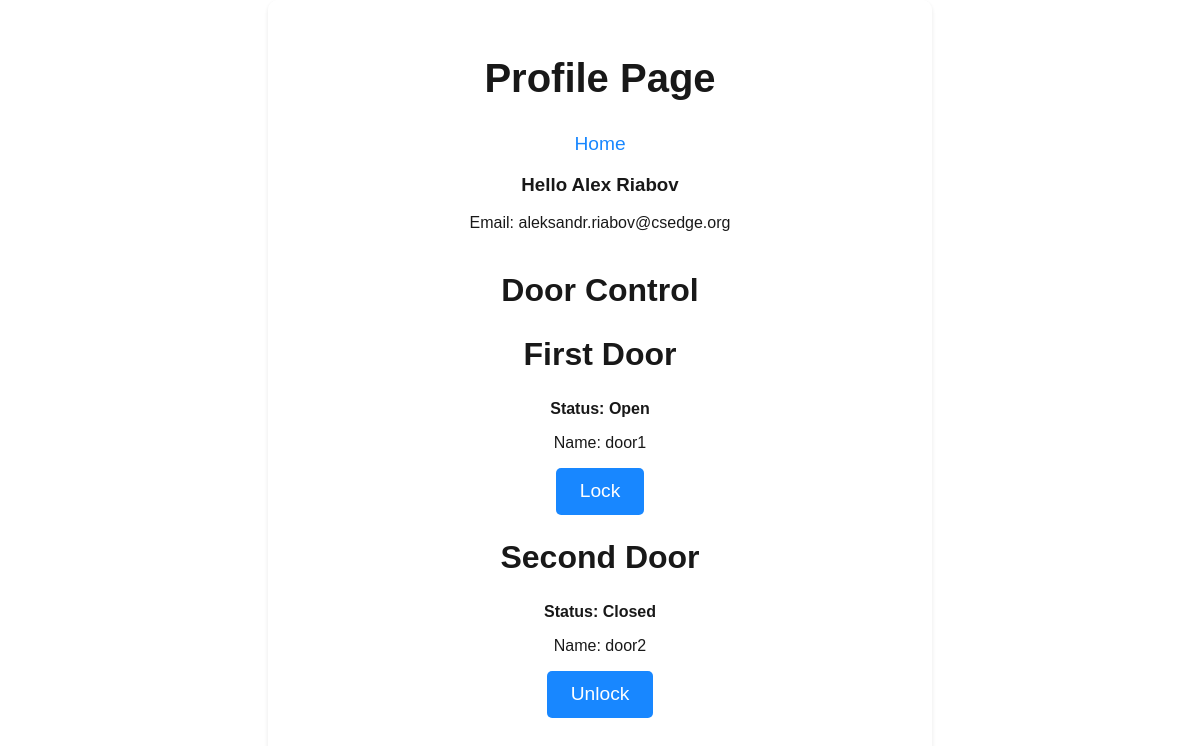
Screenshot of /profile (signed in) with the database file from the repository.
### tables this page shows
CREATE TABLE users(name TEXT NOT NULL, email TEXT NOT NULL, phone TEXT, password TEXT NOT NULL, _isAdmin INTEGER DEFAULT 0 NOT NULL, door1 INTEGER DEFAULT 0 NOT NULL, door2 INTEGER DEFAULT 0 NOT NULL );

CREATE TABLE doors (
  id INTEGER PRIMARY KEY AUTOINCREMENT,
  name TEXT NOT NULL,
  isOpen INTEGER DEFAULT 0 NOT NULL,
  lastUser TEXT,
  lastOpenTime TEXT
);

### app.py (the view)
@app.route('/profile')
def profile():
    if 'email' in session:
        conn = sqlite3.connect('./static/myapp.db')
        c = conn.cursor()
        co = conn.cursor()
        co.execute('SELECT * FROM users WHERE email = ?', (session['email'],))
        user = co.fetchone()
        c.execute('SELECT * FROM doors;',)
        doors = c.fetchall()
        conn.close()
        print(user)
        return render_template('profile.html', user=user,  doors=doors)
    else:
        return redirect(url_for('login'))

### templates/profile.html (shortened to what this page needs)
<!DOCTYPE html>
<html lang="en" class="indexBody">
<head>
    <link rel="stylesheet" href="/static/styless.css">
</head>
<body>
    <main>
    <div class="mainDivIndex ">
        <h1>Profile Page</h1>
        <a href="/">Home</a>
        {% if session['email'] %}
        <div class="profile-info">
            <div class="user-info">
                <h3>Hello {{ session['name'] }}</h3>
                <p>Email:  {{ session['email'] }}</p>
            </div>
        </div>
        <h2>Door Control</h2>
        {% if session %}
        <div class="door-control">
            {% for door in doors %}
                {% if user[5] == 1 and door[1] == 'door1' %}
                    <h2>First Door</h2>
                    <form method="POST" action="{{ url_for('change_door_state', door_id='door1') }}">
                        <label for="door1-status">Status: {{ "Open" if door[2] else "Closed" }} </label>
                        <br>
                        <p>Name: {{ door[1] }}</p>
                        <button type="submit" name="action" value="{{ 'lock' if door[2] else 'unlock' }}" class="buttonBlue">{{ "Lock" if door[2] else "Unlock" }}</button>
                    </form>
                {% elif user[5] != 1 and door[1] == 'door1' %}
                    <h2>First Door</h2>
                    <h3>You do not have access to this door</h3>
                {% endif %}
                {% if user[6] == 1 and door[1] == 'door2' %}
                    <h2>Second Door</h2>
                    <form method="POST" action="{{ url_for('change_door_state', door_id='door2') }}">
                        <label for="door2-status">Status: {{ "Open" if door[2] else "Closed" }} </label>
                        <br>
                        <p>Name: {{ door[1] }}</p>
                        <button type="submit" name="action" value="{{ 'lock' if door[2] else 'unlock' }}" class="buttonBlue">{{ "Lock" if door[2] else "Unlock" }}</button>
                    </form>
                {% elif user[6] != 1 and door[1] == 'door2' %}
                    <h2>Second Door</h2>
                    <h3>You do not have access to this door</h3>
                {% endif %}
            {% endfor %}
        </div>
        {% endif %}
        {% endif %}
    </div>
    </main>
</body>
</html>

### static/styless.css (style rules this page uses)
.indexBody { text-align: center; }
html { height: 100%; background-image: url('https://source.unsplash.com/1600x900/?sanfrancisco'); background-size: cover; background-repeat: no-repeat; opacity: 0.9; }
body { font-family: Arial, sans-serif; height: 100%; margin: 0; }
h1 { font-size: 2.5rem; text-align: center; margin-top: 1.5rem; }
h2 { margin-top: 1.5rem; font-size: 2rem; text-align: center; }
.mainDivIndex { display: inline-block; flex: auto; margin: 0 auto; max-width: 600px; width: 100%; background: rgba(255, 255, 255, 0.751); border-radius: 10px; box-shadow: 0px 2px 5px rgba(0, 0, 0, 0.1); padding: 2rem; }
.buttonBlue { display: block; background-color: #007bff; color: #fff; border: none; border-radius: 5px; padding: 0.8rem 1.5rem; font-size: 1.2rem; margin: 1rem auto; cursor: pointer; transition: background-color 0.3s ease-in-out; }
.mainDivIndex a { display: block; text-align: center; margin-top: 2rem; font-size: 1.2rem; color: #007bff; text-decoration: none; }
.profile-info { display: flex; flex-wrap: wrap; justify-content: center; align-items: center; gap: 20px; }
label { font-weight: bold; }

### rows the page displays
users: name "Alex Riabov", email "aleksandr.riabov@csedge.org"
doors: isOpen "Open", name "door1", isOpen "Lock"
doors: isOpen "Closed", name "door2", isOpen "Unlock"
